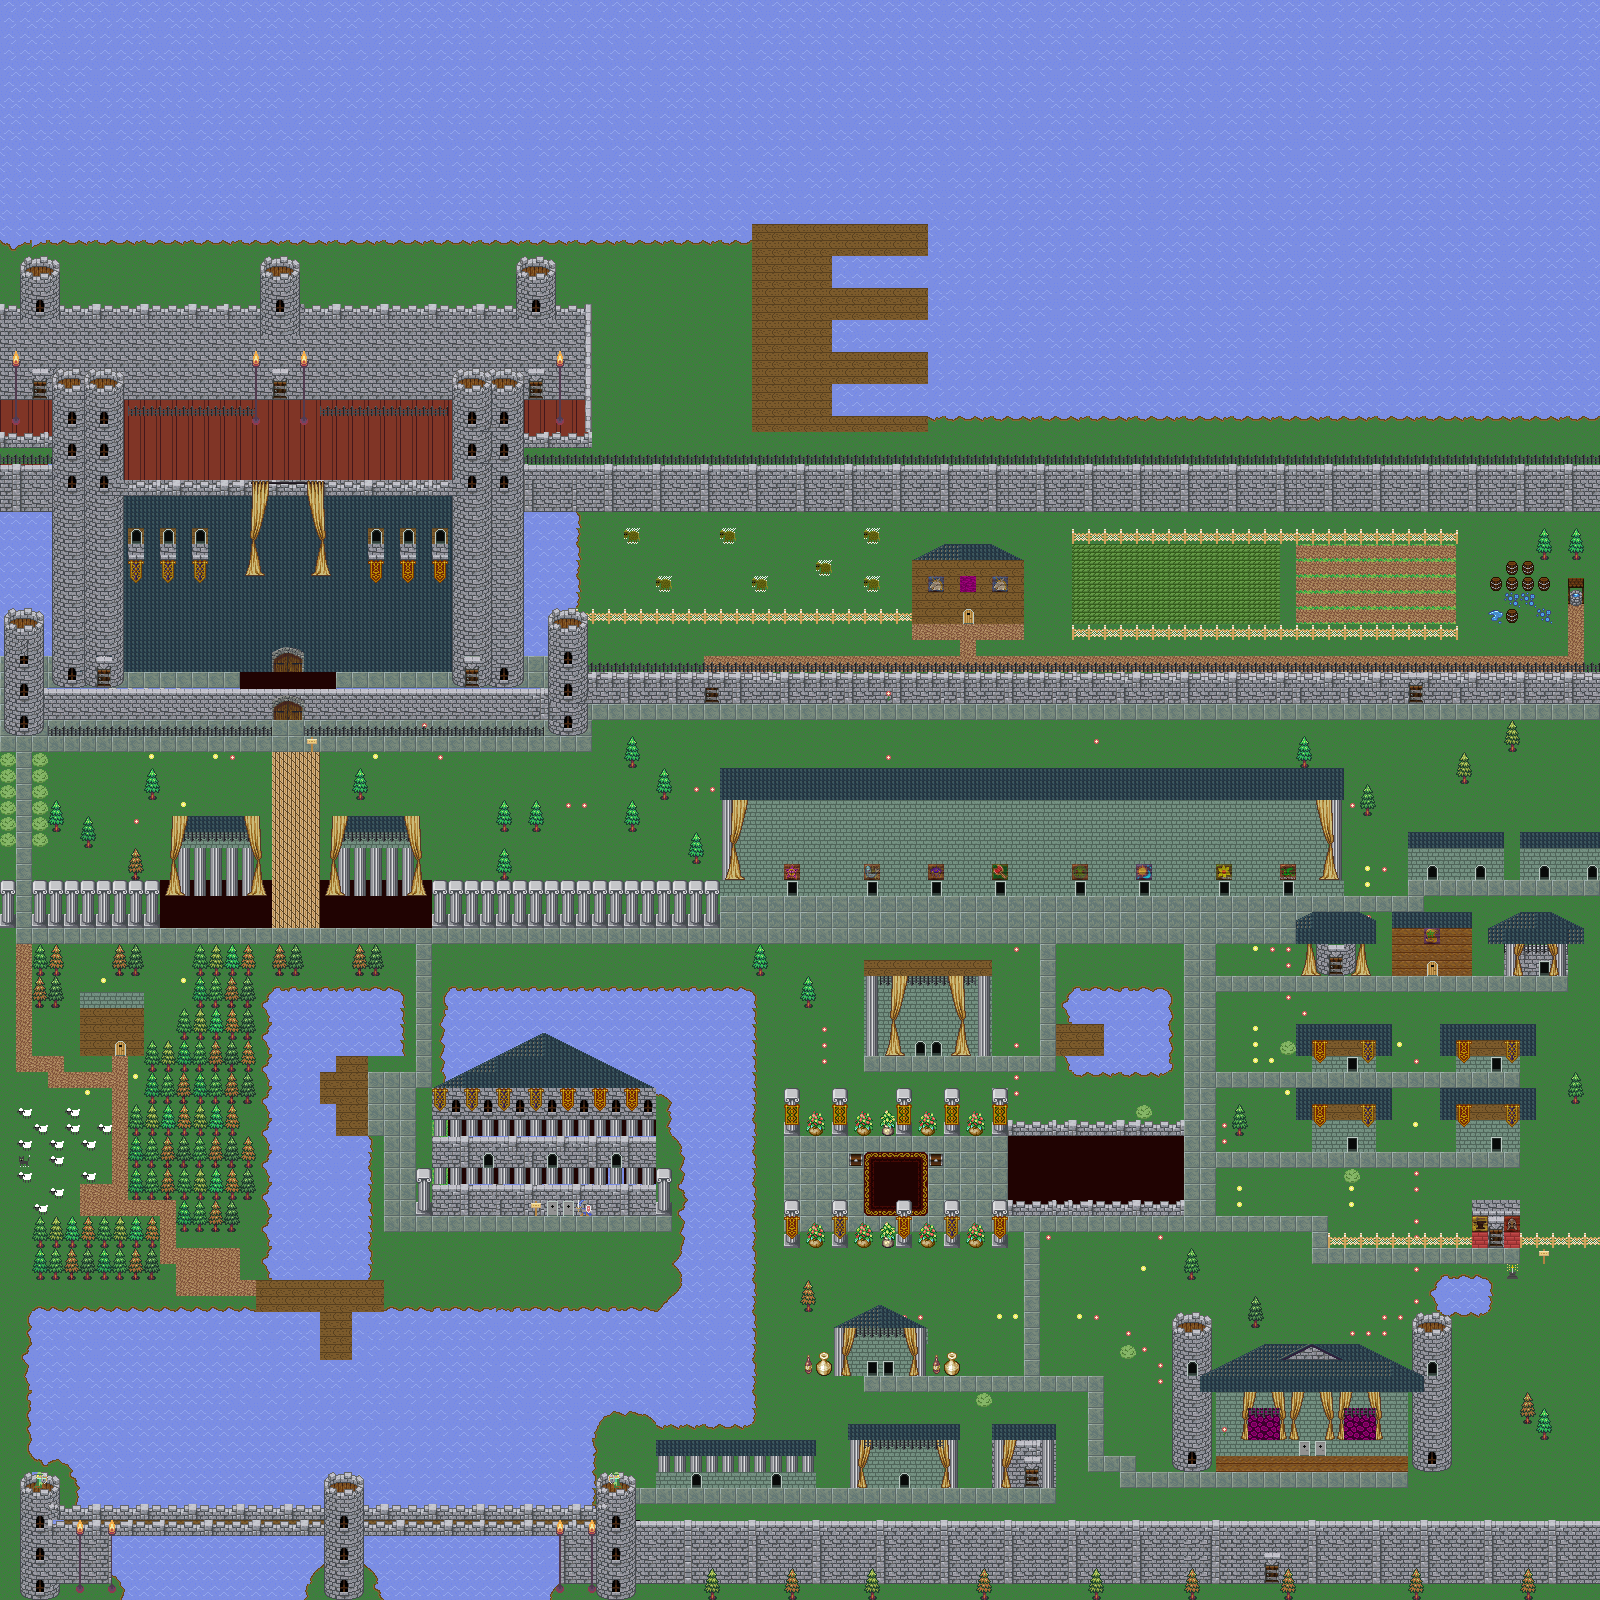

This is a level from a 2D game, rendered from its Tiled map with the project's own tilesets. A one-line summary and the map file follow, with tile-layer data summarised:
An orthogonal 100x100 tile map with 16x16 px tiles, 10 tile layers (Ground, Wall shiz fuck again damn, Walls 1, Walls 2, ...), 7 tilesets and 4 objects (2x static_npc, portal_target, portal).

<map version="1.2" tiledversion="1.2.1" orientation="orthogonal" renderorder="right-down" width="100" height="100" tilewidth="16" tileheight="16" infinite="0" nextlayerid="13" nextobjectid="6">
 <tileset firstgid="1" name="house" tilewidth="16" tileheight="16" tilecount="896" columns="32">
  <image source="../graphics/house.png" width="512" height="448" />
 </tileset>
 <tileset firstgid="897" name="medievalsigns" tilewidth="16" tileheight="16" tilecount="16" columns="4">
  <image source="../graphics/medievalsigns.png" width="64" height="64" />
 </tileset>
 <tileset firstgid="913" name="tileset1" tilewidth="16" tileheight="16" tilecount="50" columns="10">
  <image source="../graphics/tileset1.png" width="160" height="80" />
 </tileset>
 <tileset firstgid="963" name="tileset3" tilewidth="16" tileheight="16" tilecount="132" columns="11">
  <image source="../graphics/tileset3.png" width="176" height="192" />
 </tileset>
 <tileset firstgid="1095" name="peopel and village" tilewidth="16" tileheight="16" tilecount="110" columns="10">
  <image source="../graphics/tileset2.png" width="160" height="176" />
 </tileset>
 <tileset firstgid="1205" name="Castel Door" tilewidth="32" tileheight="32" tilecount="1" columns="1">
  <image source="../graphics/castledoor.png" width="32" height="48" />
 </tileset>
 <tileset firstgid="1206" name="trees1" tilewidth="16" tileheight="16" tilecount="16" columns="4">
  <image source="../graphics/tree1.png" width="64" height="64" />
 </tileset>
 <layer id="1" name="Ground" width="100" height="100">
  <data>[10000 cells, 9783 non-empty, 53 distinct tile ids]</data>
 </layer>
 <layer id="4" name="Wall shiz fuck again damn" width="100" height="100">
  <data>[10000 cells, 1295 non-empty, 32 distinct tile ids]</data>
 </layer>
 <layer id="2" name="Walls 1" width="100" height="100">
  <data>[10000 cells, 1692 non-empty, 46 distinct tile ids]</data>
 </layer>
 <layer id="3" name="Walls 2" width="100" height="100">
  <data>[10000 cells, 1651 non-empty, 73 distinct tile ids]</data>
 </layer>
 <layer id="5" name="fuck again" width="100" height="100">
  <data>[10000 cells, 933 non-empty, 68 distinct tile ids]</data>
 </layer>
 <layer id="6" name="Fucking Houses" width="100" height="100">
  <data>[10000 cells, 1755 non-empty, 151 distinct tile ids]</data>
 </layer>
 <layer id="7" name="Castlw" width="100" height="100">
  <data>[10000 cells, 1728 non-empty, 93 distinct tile ids]</data>
 </layer>
 <layer id="8" name="Castel 2" width="100" height="100">
  <data>[10000 cells, 1412 non-empty, 111 distinct tile ids]</data>
 </layer>
 <layer id="9" name="castel finish" width="100" height="100">
  <data>[10000 cells, 1384 non-empty, 159 distinct tile ids]</data>
 </layer>
 <layer id="10" name="Town Fuckers" width="100" height="100">
  <data>[10000 cells, 1603 non-empty, 147 distinct tile ids]</data>
 </layer>
 <objectgroup id="12" name="Object Layer 1">
  <object id="2" name="auria_temp_target" type="portal_target" gid="1180" x="1072" y="912" width="16" height="16" />
  <object id="3" name="portal to nohnaim" type="portal" gid="1183" x="1072" y="896" width="16" height="16">
   <properties>
    <property name="destination" value="nohnaim" />
    <property name="portal" value="nohnaim_temp_target" />
   </properties>
  </object>
  <object id="4" type="static_npc" x="32" y="1120" width="16" height="16">
   <properties>
    <property name="dialog0" value="Baaa!" />
   </properties>
  </object>
  <object id="5" type="static_npc" x="80" y="1168" width="16" height="16">
   <properties>
    <property name="dialog0" value="Baaa!" />
   </properties>
  </object>
 </objectgroup>
</map>
